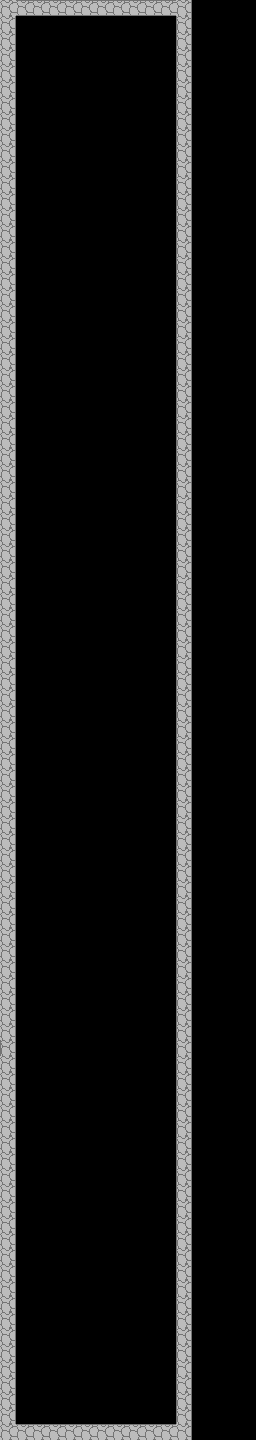

This is a level from a 2D game, rendered from its Tiled map with the project's own tilesets. A one-line summary and the complete map file follow:
An orthogonal 16x90 tile map with 16x16 px tiles, 1 tile layer (Tile Layer 1).

<map version="1.2" tiledversion="1.3.5" orientation="orthogonal" renderorder="right-down" width="16" height="90" tilewidth="16" tileheight="16" infinite="0" nextlayerid="2" nextobjectid="1">
 <tileset firstgid="1" source="../castle_tileset.tsx" />
 <layer id="1" name="Tile Layer 1" width="16" height="90">
  <data encoding="csv">
5,14,14,14,14,14,14,14,14,14,14,7,45,45,45,45,
7,45,45,45,45,45,45,45,45,45,45,15,45,45,45,45,
7,45,45,45,45,45,45,45,45,45,45,15,45,45,45,45,
7,45,45,45,45,45,45,45,45,45,45,15,45,45,45,45,
7,45,45,45,45,45,45,45,45,45,45,15,45,45,45,45,
7,45,45,45,45,45,45,45,45,45,45,15,45,45,45,45,
7,45,45,45,45,45,45,45,45,45,45,15,45,45,45,45,
7,45,45,45,45,45,45,45,45,45,45,15,45,45,45,45,
7,45,45,45,45,45,45,45,45,45,45,15,45,45,45,45,
7,45,45,45,45,45,45,45,45,45,45,15,45,45,45,45,
7,45,45,45,45,45,45,45,45,45,45,15,45,45,45,45,
7,45,45,45,45,45,45,45,45,45,45,15,45,45,45,45,
7,45,45,45,45,45,45,45,45,45,45,15,45,45,45,45,
7,45,45,45,45,45,45,45,45,45,45,15,45,45,45,45,
7,45,45,45,45,45,45,45,45,45,45,15,45,45,45,45,
7,45,45,45,45,45,45,45,45,45,45,15,45,45,45,45,
7,45,45,45,45,45,45,45,45,45,45,15,45,45,45,45,
7,45,45,45,45,45,45,45,45,45,45,15,45,45,45,45,
7,45,45,45,45,45,45,45,45,45,45,15,45,45,45,45,
7,45,45,45,45,45,45,45,45,45,45,15,45,45,45,45,
7,45,45,45,45,45,45,45,45,45,45,15,45,45,45,45,
7,45,45,45,45,45,45,45,45,45,45,15,45,45,45,45,
7,45,45,45,45,45,45,45,45,45,45,15,45,45,45,45,
7,45,45,45,45,45,45,45,45,45,45,15,45,45,45,45,
7,45,45,45,45,45,45,45,45,45,45,15,45,45,45,45,
7,45,45,45,45,45,45,45,45,45,45,15,45,45,45,45,
7,45,45,45,45,45,45,45,45,45,45,15,45,45,45,45,
7,45,45,45,45,45,45,45,45,45,45,15,45,45,45,45,
7,45,45,45,45,45,45,45,45,45,45,15,45,45,45,45,
7,45,45,45,45,45,45,45,45,45,45,15,45,45,45,45,
7,45,45,45,45,45,45,45,45,45,45,15,45,45,45,45,
7,45,45,45,45,45,45,45,45,45,45,15,45,45,45,45,
7,45,45,45,45,45,45,45,45,45,45,15,45,45,45,45,
7,45,45,45,45,45,45,45,45,45,45,15,45,45,45,45,
7,45,45,45,45,45,45,45,45,45,45,15,45,45,45,45,
7,45,45,45,45,45,45,45,45,45,45,15,45,45,45,45,
7,45,45,45,45,45,45,45,45,45,45,15,45,45,45,45,
7,45,45,45,45,45,45,45,45,45,45,15,45,45,45,45,
7,45,45,45,45,45,45,45,45,45,45,15,45,45,45,45,
7,45,45,45,45,45,45,45,45,45,45,15,45,45,45,45,
7,45,45,45,45,45,45,45,45,45,45,15,45,45,45,45,
7,45,45,45,45,45,45,45,45,45,45,15,45,45,45,45,
7,45,45,45,45,45,45,45,45,45,45,15,45,45,45,45,
7,45,45,45,45,45,45,45,45,45,45,15,45,45,45,45,
7,45,45,45,45,45,45,45,45,45,45,15,45,45,45,45,
7,45,45,45,45,45,45,45,45,45,45,15,45,45,45,45,
7,45,45,45,45,45,45,45,45,45,45,15,45,45,45,45,
7,45,45,45,45,45,45,45,45,45,45,15,45,45,45,45,
7,45,45,45,45,45,45,45,45,45,45,15,45,45,45,45,
7,45,45,45,45,45,45,45,45,45,45,15,45,45,45,45,
7,45,45,45,45,45,45,45,45,45,45,15,45,45,45,45,
7,45,45,45,45,45,45,45,45,45,45,15,45,45,45,45,
7,45,45,45,45,45,45,45,45,45,45,15,45,45,45,45,
7,45,45,45,45,45,45,45,45,45,45,15,45,45,45,45,
7,45,45,45,45,45,45,45,45,45,45,15,45,45,45,45,
7,45,45,45,45,45,45,45,45,45,45,15,45,45,45,45,
7,45,45,45,45,45,45,45,45,45,45,15,45,45,45,45,
7,45,45,45,45,45,45,45,45,45,45,15,45,45,45,45,
7,45,45,45,45,45,45,45,45,45,45,15,45,45,45,45,
7,45,45,45,45,45,45,45,45,45,45,15,45,45,45,45,
7,45,45,45,45,45,45,45,45,45,45,15,45,45,45,45,
7,45,45,45,45,45,45,45,45,45,45,15,45,45,45,45,
7,45,45,45,45,45,45,45,45,45,45,15,45,45,45,45,
7,45,45,45,45,45,45,45,45,45,45,15,45,45,45,45,
7,45,45,45,45,45,45,45,45,45,45,15,45,45,45,45,
15,45,45,45,45,45,45,45,45,45,45,15,45,45,45,45,
7,45,45,45,45,45,45,45,45,45,45,15,45,45,45,45,
7,45,45,45,45,45,45,45,45,45,45,15,45,45,45,45,
7,45,45,45,45,45,45,45,45,45,45,15,45,45,45,45,
7,45,45,45,45,45,45,45,45,45,45,15,45,45,45,45,
7,45,45,45,45,45,45,45,45,45,45,15,45,45,45,45,
7,45,45,45,45,45,45,45,45,45,45,15,45,45,45,45,
7,45,45,45,45,45,45,45,45,45,45,15,45,45,45,45,
7,45,45,45,45,45,45,45,45,45,45,15,45,45,45,45,
7,45,45,45,45,45,45,45,45,45,45,15,45,45,45,45,
7,45,45,45,45,45,45,45,45,45,45,15,45,45,45,45,
7,45,45,45,45,45,45,45,45,45,45,15,45,45,45,45,
7,45,45,45,45,45,45,45,45,45,45,15,45,45,45,45,
7,45,45,45,45,45,45,45,45,45,45,15,45,45,45,45,
7,45,45,45,45,45,45,45,45,45,45,15,45,45,45,45,
7,45,45,45,45,45,45,45,45,45,45,15,45,45,45,45,
7,45,45,45,45,45,45,45,45,45,45,15,45,45,45,45,
7,45,45,45,45,45,45,45,45,45,45,15,45,45,45,45,
7,45,45,45,45,45,45,45,45,45,45,15,45,45,45,45,
7,45,45,45,45,45,45,45,45,45,45,15,45,45,45,45,
7,45,45,45,45,45,45,45,45,45,45,15,45,45,45,45,
7,45,45,45,45,45,45,45,45,45,45,15,45,45,45,45,
7,45,45,45,45,45,45,45,45,45,45,15,45,45,45,45,
7,45,45,45,45,45,45,45,45,45,45,15,45,45,45,45,
5,6,6,6,6,6,6,6,6,6,6,7,45,45,45,45
</data>
 </layer>
</map>
